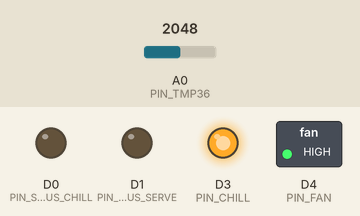
Simulated run of this sketch. Board: Particle Photon. Parts: switched loads named in the sketch (green lamp = pin HIGH), output pins drawn as LEDs (lit = HIGH). The test bench sets the inputs (shaded band); at power-on: A0 (PIN_TMP36) = 2048. The local clock reads 2024-03-15 10:24:30 at power-on unless the sketch sets it.

Above: at 15.0 s.
At 30.09 s:
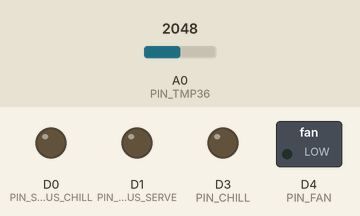
Timing chart, 0 to 39.1 s (numbered marks = the images above):
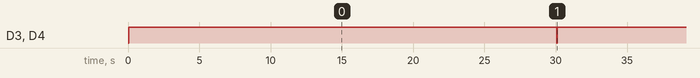

Measured:
- by itself, D3 (PIN_CHILL), D4 (PIN_FAN): alternates HIGH for 30.0 s and LOW for 0.05 s

The sketch:

WineCooler.ino
```cpp
/*
 * WineCooler.ino
 * Nick Stanley
 */

#include "application.h"
#include "chiller.h"

//Pin definitions
#define PIN_TMP36           A0   //Analog Temperature Sensor TMP36
#define PIN_CHILL           D3   //Relay for activating Peltier + heatsink fan
#define PIN_FAN             D4   //Relay for activating circulation fan inside fridge
#define PIN_STATUS_CHILL    D0   //LED status of Chiller
#define PIN_STATUS_SERVE    D1   //LED status of ready-to-serve

//Constants
#define TIME_CHECK_IN    30000  //Chiller cycle
#define SYSMODE_SCHEDULE     0  //Check time and prepare wine for serving temperature
#define SYSMODE_STORE        1  //Store wine at 55F
#define SYSMODE_SERVE        2  //Serve wine at specified temps per wine
#define SYSMODE_OFF          3  //Turn chiller off

/*
 * Lower and upper temperature thresholds in Centigrade
 * Per a lovely chart I found at
 * http://www.kj.com/blog/wine-101-what-temperature-should-my-wine-be
 * Index 0 = Storage (55F)
 * Index 1 = Champagne, Sparkling
 * Index 2 = Pinot Gris, Riesling, Sauv Blanc
 * Index 3 = Chardonnay, Viognier, White Bordeaux
 * Index 4 = Pinot Noir
 * Index 5 = Cab Franc
 * Index 6 = Syrah, Zinfandel, Merlot, Malbec, Cab Sauv
 */
//                                0    1    2   3     4     5     6
const double LoThreshDegC[] = {11.8, 6.2, 7.2,  9, 12.8, 14.6, 15.6};
const double HiThreshDegC[] = {13.8, 8.2,  10, 11, 15.6, 16.6, 18.3};
const int PrepTimeMins[]    = {   0,  30,  30, 30,   30,   30,   30};
int setpointIndex = 0;  //Index for running type - Serve (0) or WineType
int WineType = 4;       //Index for threshold temperatures, per chart above (1-6)
double WineTemp;        //Current temperature, as read by TMP36
int sysMode = 0;        //System mode - schedule, store, serve, off
bool serveBlink = false;

/*
 * Our wine cooler class to manage fans, setpoints, etc
 */
WineChiller wineFridge(PIN_CHILL, PIN_FAN, PIN_TMP36, HiThreshDegC[0], LoThreshDegC[0]);

/*
 * Timing variables
 */
int currentTimeMinutes;         //Current time of day, expresssed as total minutes
int serveTimeMinutes = 1020;    //Default time 5pm (17*60)
int serveDurationMinutes = 120; //Default serve for 2 hours
long lastCheckIn = 0;           //millis() counter for checking wine every interval

/*
 * SetWineType()
 * Cloud function to change wine type for temperature management
 * Value contrained from 1 to 6
 *
 * Returns an integer representing the wine type
 */
int SetWineType(String type)
{
  WineType = constrain(type.toInt(), 1, 6);
  return WineType;
}

/*
 * SetSysMode()
 * Cloud function to update the chiller's running mode
 * Value contrained from 0 to 3
 *
 * Returns integer for which zone
 */
int SetSysMode(String args)
{
  sysMode = constrain(args.toInt(), 0, 3);
  return sysMode;
}

/*
 * SetWineServeTime()
 * Sets the desired time to enjoy the wine
 * (serve temperature != store temperature)
 * Includes duration of serving window
 * ex. 1050_120 indicates a time of 17:30 for 2 hours
 * 17*60 + 30 = 1050, 2*60 = 120
 *
 * Returns the serve time expressed as total minutes
 */
int SetWineServeTime(String time_duration)
{
  int delim = time_duration.indexOf('_');
  serveTimeMinutes = time_duration.substring(0,delim).toInt();
  serveDurationMinutes = time_duration.substring(delim+1).toInt();
  if(serveTimeMinutes != 0 && serveDurationMinutes !=0)
    return serveTimeMinutes;
  else
    return -1;
}

/*
 * SetTimeZone()
 * Set the time zone for the controller for localization
 *
 * Returns the current time (adjusted by zone)
 */
int SetTimeZone(String zone)
{
    Time.zone(constrain(zone.toInt(), -12, 14));
    return ((Time.hour() * 60) + Time.minute());
}

/*
 * setup()
 * Set pin modes, expose functions and variable to cloud, init system
 */
void setup()
{
  //Pin modes
  pinMode(PIN_CHILL, OUTPUT);
  pinMode(PIN_FAN, OUTPUT);
  pinMode(PIN_STATUS_SERVE, OUTPUT);
  pinMode(PIN_STATUS_CHILL, OUTPUT);
  //Cloud variables
  Particle.variable("WineTemp", WineTemp);
  Particle.variable("WineType", WineType);
  Particle.variable("SysMode", sysMode);
  Particle.variable("ClockMins", currentTimeMinutes);
  Particle.variable("ServeMins", serveTimeMinutes);
  Particle.variable("ServeDur", serveDurationMinutes);
  //Cloud functions
  Particle.function("SetSysMode", SetSysMode);
  Particle.function("SetWineType", SetWineType);
  Particle.function("SetWineTime", SetWineServeTime);
  Particle.function("SetTimeZone", SetTimeZone);

  //I'm in Central DST at time of coding
  Time.zone(-5);

  //turn system on
  wineFridge.UpdatePower(true);
}

/*
 * loop()
 * Check in every cycle and process how to handle the wine based on scheduled mode
 *
 */
void loop()
{
  //Get the time
  currentTimeMinutes = (Time.hour() * 60) + Time.minute();
  switch (sysMode)
  {
      case SYSMODE_SCHEDULE:
        //If it's preperation time, swap to new desired temperature range
        if((currentTimeMinutes >= (serveTimeMinutes - PrepTimeMins[WineType])) && setpointIndex == 0)
        {
            setpointIndex = WineType;
        }
        //If we've passed serving time, set back to storage temperature range
        if((currentTimeMinutes >= (serveTimeMinutes + serveDurationMinutes)) && setpointIndex != 0)
        {
            setpointIndex = 0;
        }
        wineFridge.UpdateSP(HiThreshDegC[setpointIndex], LoThreshDegC[setpointIndex]);
        wineFridge.UpdatePower(true);
        break;

      case SYSMODE_STORE:
        setpointIndex = 0;
        wineFridge.UpdateSP(HiThreshDegC[setpointIndex], LoThreshDegC[setpointIndex]);
        wineFridge.UpdatePower(true);
        break;

      case SYSMODE_SERVE:
        setpointIndex = WineType;
        wineFridge.UpdateSP(HiThreshDegC[setpointIndex], LoThreshDegC[setpointIndex]);
        wineFridge.UpdatePower(true);
        break;

      case SYSMODE_OFF:
        wineFridge.UpdatePower(false);
        break;
  }

  //Evaluate chiller logic every couple of minutes
  if(millis() > lastCheckIn + TIME_CHECK_IN )
  {
      WineTemp = wineFridge.Update();
      lastCheckIn = millis();
  }

  //Take a break
  delay(200);

  /*/If we're in serving temperature, indicate LED
  if((setpointIndex != 0) && (WineTemp >= LoThreshDegC[setpointIndex]) && (WineTemp <= HiThreshDegC[setpointIndex]))
  {
      digitalWrite(PIN_STATUS_SERVE, HIGH);
  }
  else if(setpointIndex !=0) //&& temps outside range
  {
      digitalWrite(PIN_STATUS_SERVE, serveBlink);
      serveBlink = !serveBlink;
  }
  else
  {
      digitalWrite(PIN_STATUS_SERVE, LOW);
  }*/
}
```

chiller.cpp
```cpp
#include "chiller.h"

WineChiller::WineChiller(int pelt, int circ, int temp, int sph, int spl)
{
    pin_peltier = pelt;
    pin_fan_circulate = circ;
    pin_wine_temp = temp;
    sp_high = sph;
    sp_low = spl;
}

/*
 * ReadTempDegC()
 * Reads the given Pin and returns the temperature
 * in Centigrade
 * modeled from Adafruit's TMP36 tutorial
 * https://learn.adafruit.com/tmp36-temperature-sensor
 */
double WineChiller::ReadTempDegC()
{
  int read = analogRead(pin_wine_temp);
  double volts = read * 3.3 / 4096.0;    //3.3v ref voltage, 12bit resolution ADC
  double degreesC = (volts - 0.5) * 100.0;
  return degreesC;
}

double WineChiller::Update()
{

    //System off, turn off Peltier and air circulation
    digitalWrite(pin_fan_circulate, LOW);
    digitalWrite(pin_peltier, LOW);
    delay(50);
    wine_temp = ReadTempDegC();

    if(systemOn)
    {
        //Make sure Peltier is on
        //digitalWrite(pin_peltier, HIGH);
        //Turn off chiller once we've gone under low threshold
        //It's too cold!
        if(wine_temp < sp_low)
        {
            digitalWrite(pin_fan_circulate, LOW);
            digitalWrite(pin_peltier, LOW);
        }
        //Turn on chiller once we've gone above high threshold
        //It's too hot!
        if(wine_temp > sp_high)
        {
            digitalWrite(pin_fan_circulate, HIGH);
            digitalWrite(pin_peltier, HIGH);
        }
    }
    else
    {
        //System off, turn off Peltier and air circulation
        digitalWrite(pin_fan_circulate, LOW);
        digitalWrite(pin_peltier, LOW);
    }

    return wine_temp;
}

void WineChiller::UpdateSP(int sph, int spl)
{
    if(sp_high != sph && sp_low != spl)
    {
        sp_high = sph;
        sp_low = spl;
        this->Update();
    }
}

void WineChiller::UpdatePower(bool power)
{
    if(systemOn != power)
    {
        systemOn = power;
        this->Update();
    }
}
```

chiller.h
```cpp
#include "application.h"

class WineChiller
{
    public:
        double wine_temp;
        WineChiller(int pelt, int circ, int temp, int sph, int spl);
        double Update();
        void UpdateSP(int a, int b);
        void UpdatePower(bool p);
    private:
        int pin_peltier;
        int pin_fan_circulate;
        int pin_wine_temp;
        int sp_high;
        int sp_low;
        bool systemOn;
        void SetPelteir(int s);
        void SetCirculate(int s);
        double ReadTempDegC();
};
```
